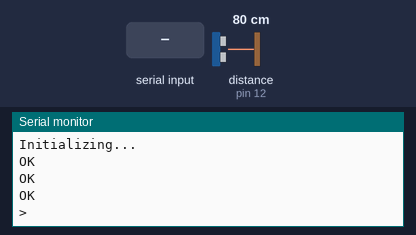
A sketch run on a simulated Arduino Uno, built with avr-gcc and run on an emulated ATmega328P. Shown: the last lines printed to the serial monitor. Wiring (inferred from the names in the program): ultrasonic range finder: trigger pin 11; echo pin 12. Inputs (shaded band) come from the test bench; at power-on: distance to the obstacle (sensor on pin 12) 80 cm. The echo pulse lasts 58.3 µs per cm; the modem accepts every AT command (registered, SIM ready, sends succeed) and sends nothing else.

Above: at 4.2 s.
4.3 s: distance to the obstacle (sensor on pin 12) set to 2 cm
At 6.3 s:
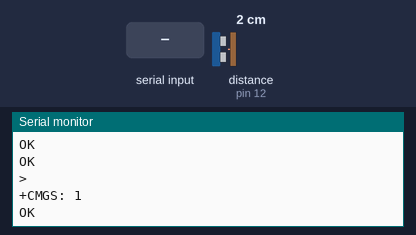
7.0 s: "1" received over the second serial link
At 8.2 s:
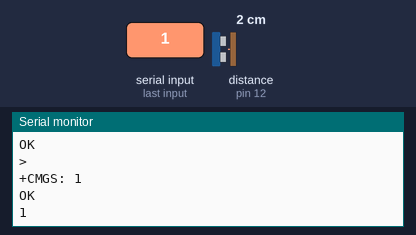
8.5 s: "0" received over the second serial link
At 9.4 s:
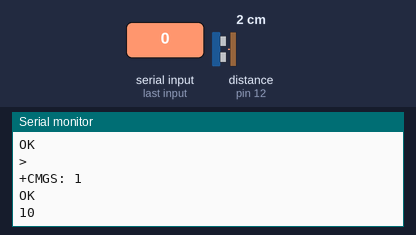

The sketch:

smsTest.ino
```cpp
#include <SoftwareSerial.h>

SoftwareSerial mySerial(3, 2); //A6 Tx & Rx is connected to Arduino #3 & #2
int rate = 9600;
int trigPin = 11;
int echoPin = 12;
long duration, cm;
bool youveGotMail = false;
int mailFlap=20;

void setup() {
    Serial.begin(rate);
    mySerial.begin(rate);
    pinMode(trigPin,OUTPUT);
    pinMode(echoPin, INPUT);

    Serial.println("Initializing...");
    delay(1000);

    mySerial.println("AT"); //Once the handshake test is successful, it will back to OK
    updateSerial();
    mySerial.println("AT+CPIN=0000");
    delay(1000);
    mySerial.println("AT+CMGF=1"); // Configuring TEXT mode
    updateSerial();
    mySerial.println("AT+CMGS=\"+31629093188\"");//change ZZ with country code and xxxxxxxxxxx with phone number to sms
//  sendMessage();
}

void loop() {
   updateSerial();
   setEcho();
    checkMail();
}

void setEcho(){
   digitalWrite(trigPin,LOW);
   delayMicroseconds(5);
   digitalWrite(trigPin,HIGH);
   delayMicroseconds(10);
   digitalWrite(trigPin,LOW);
   pinMode(echoPin, INPUT);
   duration=pulseIn(echoPin,HIGH);
   cm=(duration/2)/29.1;
}

void checkMail() {
   if(cm<=mailFlap && youveGotMail!=true){
      sendMessage();
      youveGotMail = true;
   } else{

  }
}


void sendMessage() {
    mySerial.print("You've got mail"); //text content
//     mySerial.print("Last Minute Engineers | lastminuteengineers.com"); //text content
    updateSerial();
    mySerial.write(26);
}

void updateSerial()
{
  delay(500);
  while (Serial.available())
  {
    mySerial.write(Serial.read());//Forward what Serial received to Software Serial Port
  }
  while(mySerial.available())
  {
    Serial.write(mySerial.read());//Forward what Software Serial received to Serial Port
  }
}
```

Measured:
- after the input at 4.3 s, the serial monitor: prints a new line after 1.3 s (image 1)
- after the input at 7.0 s, the serial monitor: prints a new line after 0.09 s (image 2)
- after the input at 8.5 s, the serial monitor: prints a new line after 0.09 s (image 3)
